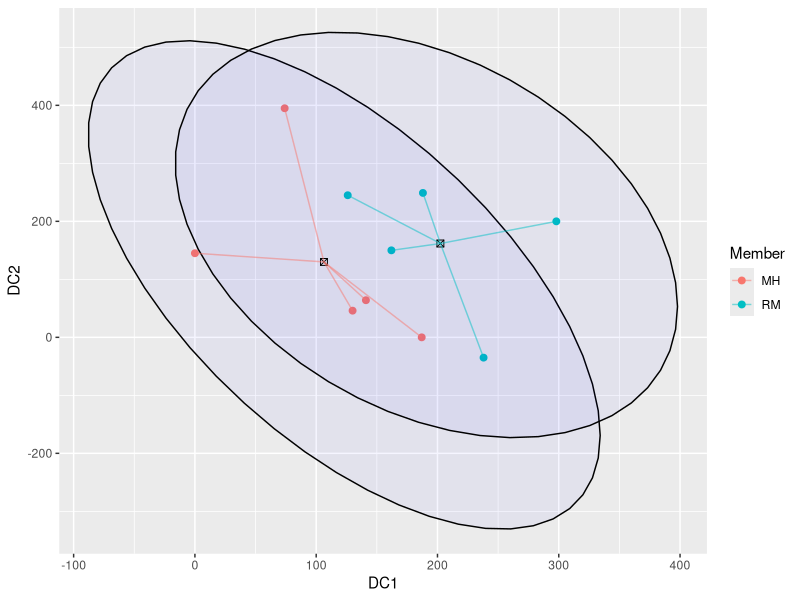
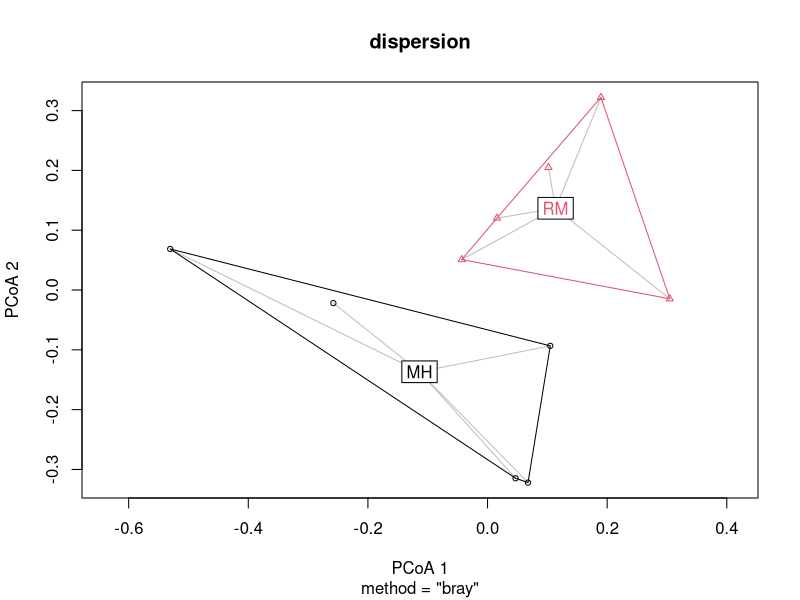

Reproduce these figures in R, in order. (Note: this script raises an error after producing the figures.)
## ---- chunk 1
library(tidyverse)
library(dplyr)
library(ggplot2)
library(vegan)
## ---- chunk 2
gen_raw<- read_csv("gen_trans_070926.csv", col_names = TRUE)
gen_raw
## ---- chunk 3
gen_RMMH<- gen_raw[gen_raw$Member != "SM",]
gen_RMMH

#just numeric data
gen_RMMH_num<-gen_RMMH[,3:142] 
gen_RMMH_num
## ---- chunk 4
#Making separate variable for thoroughness
RMMH_perm_data<- (gen_RMMH_num)
RMMH_perm_data

## ---- chunk 5
dcadata<- read_csv("gen_dca_071226.csv", col_names = TRUE)
dcadata

dcadataRMMH<- dcadata[dcadata$Member != "SM",]
dcadataRMMH

#Extracting DCA scores
dca_scoresRMMH<- dcadataRMMH[,3:4]
dca_scoresRMMH

## ---- chunk 6
dcagroup_centroids_RMMH <- data.frame(
  Member = c("RM", "MH"),
  Centroid_X = c(mean(dca_scoresRMMH$`Axis 1`[dcadataRMMH$Member == "RM"]),
                 mean(dca_scoresRMMH$`Axis 1`[dcadataRMMH$Member == "MH"])),
  Centroid_Y = c(mean(dca_scoresRMMH$`Axis 2`[dcadataRMMH$Member == "RM"]),
                 mean(dca_scoresRMMH$`Axis 2`[dcadataRMMH$Member == "MH"]))
)


## ---- chunk 7
dcaplot_data_RMMH <-data.frame(
  Member = dcadataRMMH$Member,
  DC1 = dca_scoresRMMH$`Axis 1`,
  DC2 = dca_scoresRMMH$`Axis 2`,
  xend = c(rep(dcagroup_centroids_RMMH[1,2],5), rep(dcagroup_centroids_RMMH[2,2],5)),
  yend = c(rep(dcagroup_centroids_RMMH[1,3],5), rep(dcagroup_centroids_RMMH[2,3],5))
)

dcaplot_data_RMMH
## ---- chunk 8
ggplot(dcaplot_data_RMMH, aes(DC1,DC2))+
  geom_point(aes(color = Member), size = 2) +
  stat_ellipse(geom = "polygon", alpha = 0.04, aes(group = Member),
               color = "black", fill = "blue")+
  geom_point(data = dcagroup_centroids_RMMH, aes(x = Centroid_X, y = Centroid_Y),
             color = "black", size = 2, shape = 7)+
  geom_segment(data = dcaplot_data_RMMH, aes(x =DC1, y = DC2, 
                                        xend = xend, yend = yend, color = Member), alpha = 0.5)

## ---- chunk 9
perm_distRMMH<-vegdist(RMMH_perm_data, method = 'bray')
perm_distRMMH

## ---- chunk 10
#Create empty matrix
dist_mat_RMMH= matrix(0, nrow = 10, ncol = 10)

#Setting below diagonal to perm_dost values, and above the diagonal to empty
dist_mat_RMMH[lower.tri(dist_mat_RMMH)] <- perm_distRMMH
dist_mat_RMMH[upper.tri(dist_mat_RMMH)]<- ""
dist_mat_RMMH

#making it a df
perm_distRMMH_df<- as.data.frame(dist_mat_RMMH, row.names = NULL)
perm_distRMMH_df

#setting col and rownames so we can see what distance we are calculating
rownames(perm_distRMMH_df)<- gen_RMMH$`Sample ID`
colnames(perm_distRMMH_df)<- gen_RMMH$`Sample ID`

write_csv(perm_distRMMH_df, "gen_V5_dist_RMMH.csv")
perm_distRMMH_df
## ---- chunk 11
#Assumptions- I don't think this applies to us, but keeping it in.
dispersion<-betadisper(perm_distRMMH, group=gen_RMMH$Member,type = "centroid")

plot(dispersion)

anova(dispersion)

## ---- chunk 12
Perma_result <- adonis2(perm_distRMMH~as.factor(dcaplot_data_RMMH$Member), data = perm_distRMMH,
                        permutations = 10000)
Perma_result

## ---- chunk 13
Perma_result1 <- adonis2(perm_distRMMH~as.factor(dcaplot_data_RMMH$Member), data = perm_distRMMH,
                         permutations = 10000)
Perma_result1

#Extracting perm results
permustats_results1<- permustats(Perma_result1)
#permustats_results1

#calculating mean and se
means_and_se1<- mean_se(permustats_results1$permutations, mult = 1)

## ---- chunk 14
Perma_result2 <- adonis2(perm_distRMMH~as.factor(dcaplot_data_RMMH$Member), data = perm_distRMMH,
                         permutations = 10000)
Perma_result2

#Extracting perm results
permustats_results2<- permustats(Perma_result2)
#permustats_results2

#calculating mean and se
means_and_se2<- mean_se(permustats_results2$permutations, mult = 1)

## ---- chunk 15
Perma_result3 <- adonis2(perm_distRMMH~as.factor(dcaplot_data_RMMH$Member), data = perm_distRMMH,
                         permutations = 10000)
Perma_result3

#Extracting perm results
permustats_results3<- permustats(Perma_result3)
#permustats_results3

#calculating mean and se
means_and_se3<- mean_se(permustats_results3$permutations, mult = 1)

## ---- chunk 16
Perma_result4 <- adonis2(perm_distRMMH~as.factor(dcaplot_data_RMMH$Member), data = perm_distRMMH,
                         permutations = 10000)
Perma_result4

#Extracting perm results
permustats_results4<- permustats(Perma_result4)
#permustats_results4

#calculating mean and se
means_and_se4<- mean_se(permustats_results4$permutations, mult = 1)

## ---- chunk 17
Perma_result5 <- adonis2(perm_distRMMH~as.factor(dcaplot_data_RMMH$Member), data = perm_distRMMH,
                         permutations = 10000)
Perma_result5

#Extracting perm results
permustats_results5<- permustats(Perma_result5)
#permustats_results5

#calculating mean and se
means_and_se5<- mean_se(permustats_results5$permutations, mult = 1)

## ---- chunk 18
Perma_result6 <- adonis2(perm_distRMMH~as.factor(dcaplot_data_RMMH$Member), data = perm_distRMMH,
                         permutations = 10000)
Perma_result6

#Extracting perm results
permustats_results6<- permustats(Perma_result6)
#permustats_results6

#calculating mean and se
means_and_se6<- mean_se(permustats_results6$permutations, mult = 1)

## ---- chunk 19
Perma_result7 <- adonis2(perm_distRMMH~as.factor(dcaplot_data_RMMH$Member), data = perm_distRMMH,
                         permutations = 10000)
Perma_result7

#Extracting perm results
permustats_results7<- permustats(Perma_result7)
#permustats_results7

#calculating mean and se
means_and_se7<- mean_se(permustats_results7$permutations, mult = 1)

## ---- chunk 20
Perma_result8 <- adonis2(perm_distRMMH~as.factor(dcaplot_data_RMMH$Member), data = perm_distRMMH,
                         permutations = 10000)
Perma_result8

#Extracting perm results
permustats_results8<- permustats(Perma_result8)
#permustats_results8

#calculating mean and se
means_and_se8<- mean_se(permustats_results8$permutations, mult = 1)

## ---- chunk 21
Perma_result9 <- adonis2(perm_distRMMH~as.factor(dcaplot_data_RMMH$Member), data = perm_distRMMH,
                         permutations = 10000)
Perma_result9

#Extracting perm results
permustats_results9<- permustats(Perma_result9)
#permustats_results9

#calculating mean and se
means_and_se9<- mean_se(permustats_results9$permutations, mult = 1)

## ---- chunk 22
Perma_result10 <- adonis2(perm_distRMMH~as.factor(dcaplot_data_RMMH$Member), data = perm_distRMMH,
                         permutations = 10000)
Perma_result10

#Extracting perm results
permustats_results10<- permustats(Perma_result10)
#permustats_results10

#calculating mean and se
means_and_se10<- mean_se(permustats_results10$permutations, mult = 1)
